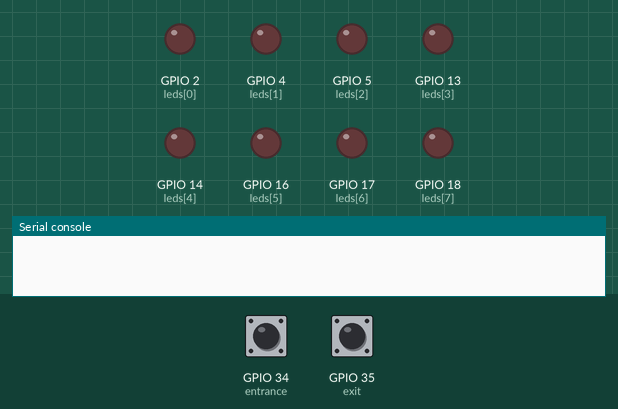
A program run on a simulated ESP32 board running MicroPython. Parts: output pins drawn as LEDs (lit = HIGH), the last lines printed to the serial console. Wiring (from the project's diagram.json): red LED on GPIO 2, red LED on GPIO 4, red LED on GPIO 5, red LED on GPIO 13, red LED on GPIO 14, red LED on GPIO 16, red LED on GPIO 17, red LED on GPIO 18, green button on GPIO 34, red button on GPIO 35. The test bench sets the inputs (shaded band); at power-on: GPIO 34 (entrance) HIGH, GPIO 35 (exit) HIGH.

Above: at 1.2 s.
1.3 s: GPIO 34 (entrance) pulled LOW for 0.15 s
At 2.4 s:
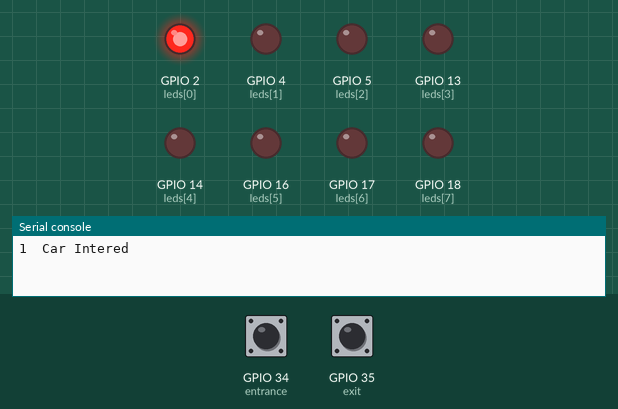
2.9 s: GPIO 34 (entrance) pulled LOW for 1 s
At 3.5 s:
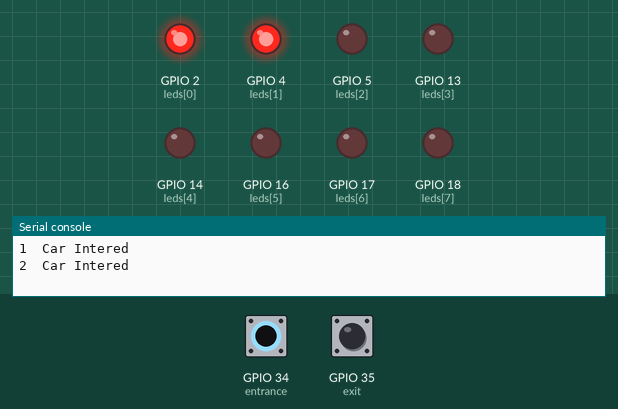
5.4 s: GPIO 34 (entrance) pulled LOW for 0.15 s
At 6.6 s:
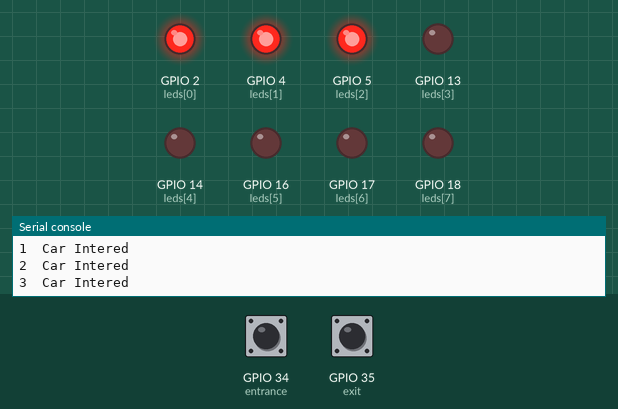
7.0 s: GPIO 34 (entrance) pulled LOW for 3.2 s
At 7.8 s:
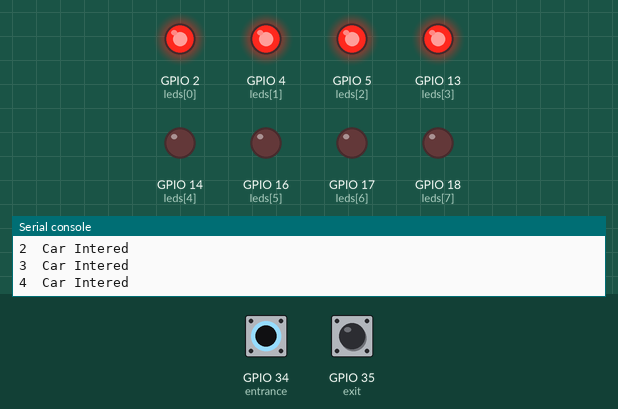
11.7 s: GPIO 34 (entrance) pulled LOW for 0.15 s
At 12.7 s:
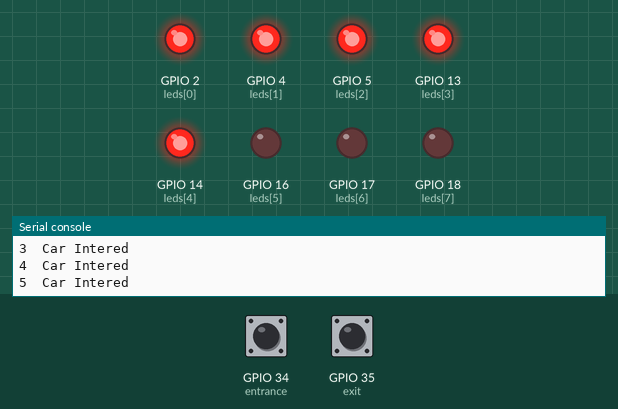
13.3 s: GPIO 35 (exit) pulled LOW for 0.15 s
At 13.8 s:
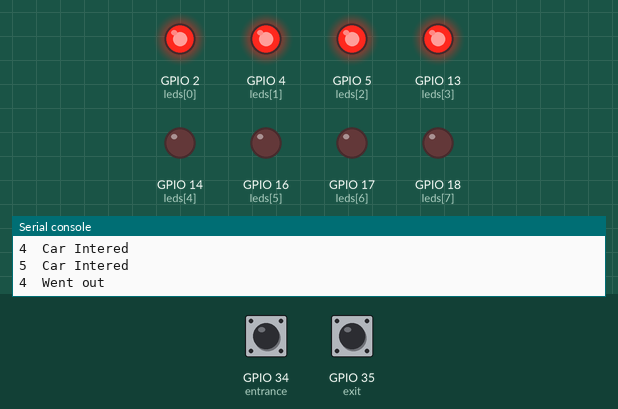
Timing chart, 0 to 15.9 s (numbered marks = the images above; inputs shaded):
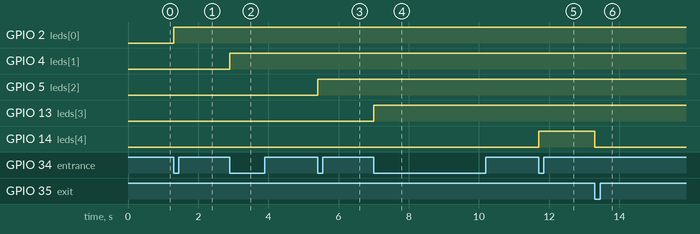

The program:

main.py
```python
from machine import Pin
import time

entrance = Pin(34, Pin.IN, Pin.PULL_UP)
exit = Pin(35, Pin.IN, Pin.PULL_UP)

led_pins = [2, 4, 5, 13, 14, 16, 17, 18]
leds = [Pin(pin, Pin.OUT) for pin in led_pins]

car_count = 0

def show_leds(n):
    for i, led in enumerate(leds):
        led.value(1 if i < n else 0)

while True:
    if not entrance.value():
        if car_count < 8:
            car_count += 1
            print(car_count," Car Intered" )
            show_leds(car_count)
        else:
            print("Full")
        time.sleep(0.3)
        while not entrance.value():
            pass

    if not exit.value():
        if car_count > 0:
            car_count -= 1
            print(car_count," Went out" )
            show_leds(car_count)
        else:
            print("Empty garage")
        time.sleep(0.3)
        while not exit.value():
            pass

    time.sleep(0.01)
```

Measured:
- after the input at 1.3 s, GPIO 2 (leds[0]): LOW → HIGH at once
- after the input at 2.9 s, GPIO 4 (leds[1]): LOW → HIGH at once
- after the input at 5.4 s, GPIO 5 (leds[2]): LOW → HIGH at once
- after the input at 7.0 s, GPIO 13 (leds[3]): LOW → HIGH at once
- after the input at 11.7 s, GPIO 14 (leds[4]): LOW → HIGH at once
- after the input at 13.3 s, GPIO 14 (leds[4]): HIGH → LOW at once
